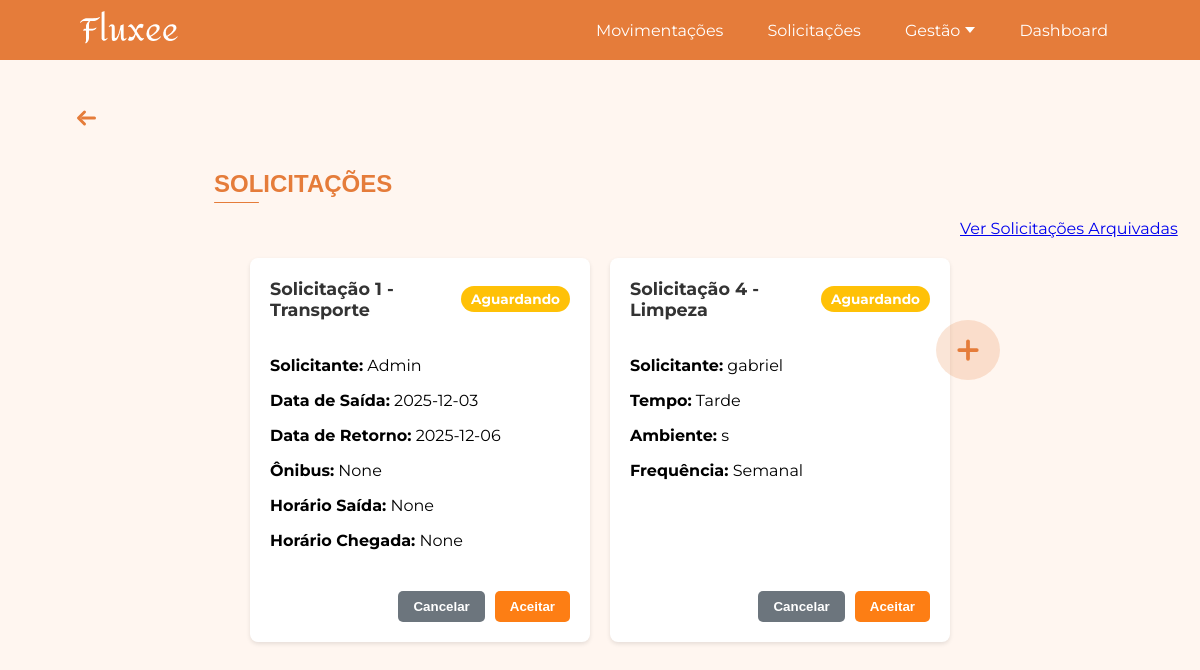
Page /solicitacoes/ (signed in) on the earlier database version.
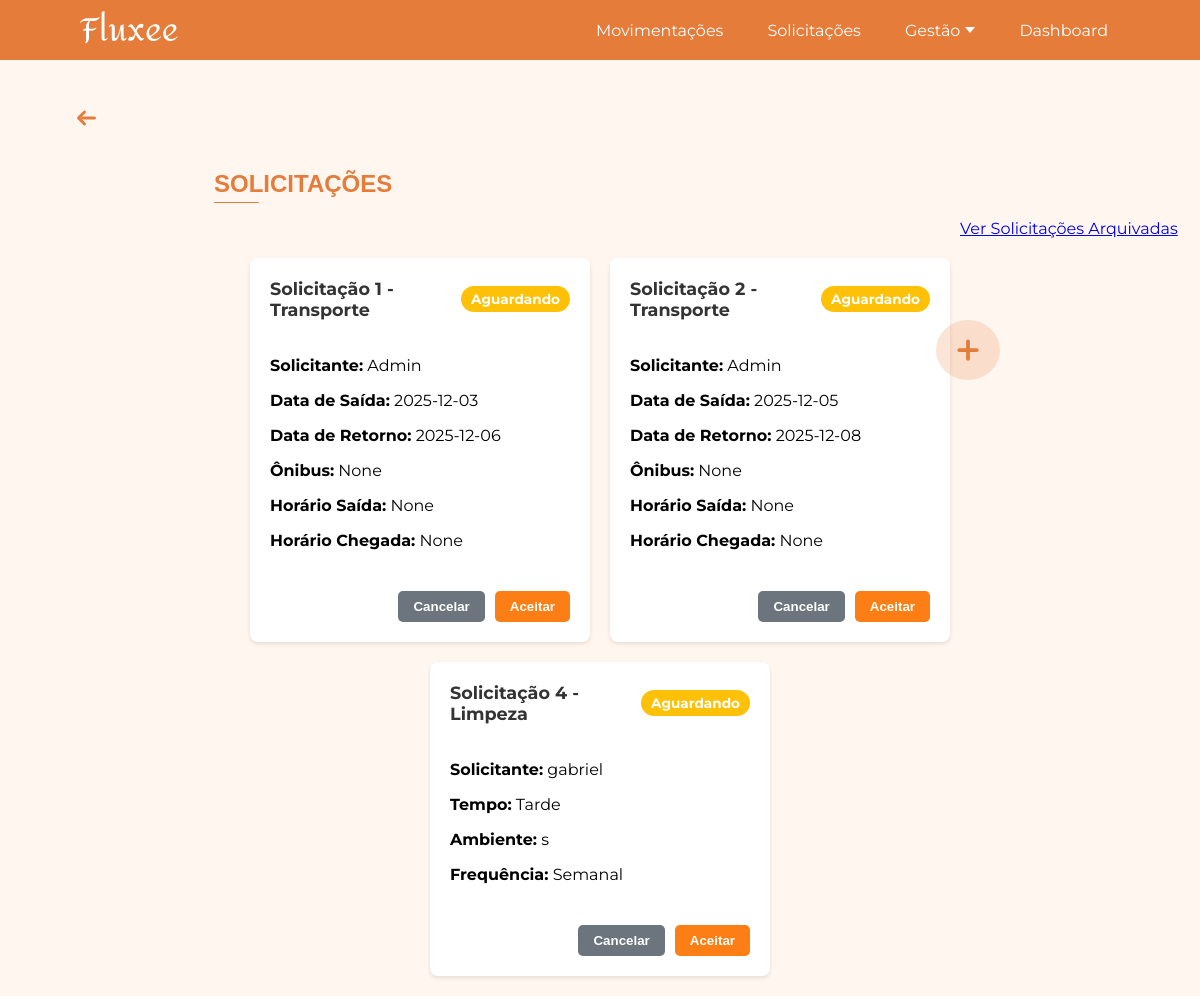
Same page on the later database version.
### app/models.py (models this page shows, shortened)
class SolicitacaoTransporte(db.Model):
    __tablename__ = 'solicitacao_transporte'
    id = db.Column(db.Integer, primary_key=True)
    solicitante = db.Column(db.String(200))
    servico_id = db.Column(db.Integer, db.ForeignKey('services.id'), nullable=True)
    data_saida = db.Column(db.String)
    data_retorno = db.Column(db.String)
    quantidade_de_onibus = db.Column(db.Integer)
    horario_de_saida = db.Column(db.String)
    horario_de_chegada = db.Column(db.String)
    status = db.Column(db.String(50), nullable=False, default="Aguardando")

class SolicitacaoLimpeza(db.Model):
    __tablename__ = 'solicitacao_limpeza'
    id = db.Column(db.Integer, primary_key=True)
    solicitante = db.Column(db.String(200))
    servico_id = db.Column(db.Integer, db.ForeignKey('services.id'), nullable=True)
    tempo = db.Column(db.String)
    ambiente = db.Column(db.String)
    frequencia = db.Column(db.String)
    status = db.Column(db.String(50), nullable=False, default="Aguardando")

### app/view.py (the view)
@app.route('/solicitacoes/')
@login_required
def solicitacoes():
    solicitacoes_produto_models = Solicitacao.query.options(db.joinedload(Solicitacao.disciplina), db.joinedload(Solicitacao.produto)).filter_by(status="Aguardando").all()
    solicitacoes_produto_dto = [
        SolicitacaoProdutoDTO(
            id=s.id,
            nome=s.nome,
            disciplina_nome=s.disciplina.nome if s.disciplina else "N/A",
            produto_nome=s.produto.nome if s.produto else "N/A",
            quantidade=s.quantidade,
            data_limite=s.data_limite,
            finalidade=s.finalidade,
            status=s.status
        ) for s in solicitacoes_produto_models
    ]
    solicitacoes_transporte_models = SolicitacaoTransporte.query.filter_by(status="Aguardando").all()
    solicitacoes_transporte_dto = [
        SolicitacaoTransporteDTO(
            id=s.id,
            solicitante=s.solicitante,
            servico_id=s.servico_id,
            data_saida=s.data_saida,
            data_retorno=s.data_retorno,
            quantidade_de_onibus=s.quantidade_de_onibus,
            horario_de_saida=s.horario_de_saida,
            horario_de_chegada=s.horario_de_chegada,
            status=s.status
        ) for s in solicitacoes_transporte_models
    ]
    solicitacoes_seguranca_models = SolicitacaoSeguranca.query.filter_by(status="Aguardando").all()
    solicitacoes_seguranca_dto = [
        SolicitacaoSegurancaDTO(
            id=s.id,
            solicitante=s.solicitante,
            servico_id=s.servico_id,
            data_inicio=s.data_inicio,
            area_atuacao=s.area_atuacao,
            turno=s.turno,
            status=s.status
        ) for s in solicitacoes_seguranca_models
    ]
    solicitacoes_limpeza_models = SolicitacaoLimpeza.query.filter_by(status="Aguardando").all()
    solicitacoes_limpeza_dto = [
        SolicitacaoLimpezaDTO(
            id=s.id,
            solicitante=s.solicitante,
            servico_id=s.servico_id,
            tempo=s.tempo,
            ambiente=s.ambiente,
            frequencia=s.frequencia,
            status=s.status
        ) for s in solicitacoes_limpeza_models
    ]
    solicitacoes = solicitacoes_produto_dto + solicitacoes_transporte_dto + solicitacoes_seguranca_dto + solicitacoes_limpeza_dto
    return render_template(
        'solicitacoes.html',
        solicitacoes=solicitacoes,
    )

### app/models.py (called while the page is built)
@login_manager.user_loader
def load_user(user_id):
    return User.query.get(int(user_id))

### app/templates/solicitacoes.html (shortened to what this page needs)
<!DOCTYPE html>
<html lang="pt-BR">
<head>
    <link rel="stylesheet" href="{{ url_for('static', filename='css/home.css') }}">
    <link rel="stylesheet" href="{{ url_for('static', filename='css/solicitacoes.css') }}">
</head>
<body>
    {% include 'componentes/alertas/alerta_sucesso.html' %}
    {% include 'componentes/header/header.html' %}
{% with texto="SOLICITAÇÕES" %}
        {% include 'componentes/titulos/titulo.html' %}
    {% endwith %}
    <div class="gestao-botao">
        {% include 'componentes/botoes/botao_gestao_add_solicitacao.html' %}
    </div>
    <div style="margin-left: 80vw;" class="link-arquivados">
        <a href="{{ url_for('solicitacoes_arquivadas') }}">Ver Solicitações Arquivadas</a>
    </div>
    <div class="solicitacoes-container">
        {% for solicitacao in solicitacoes %}
            {% include 'componentes/cards/card_solicitacao.html' %}
        {% endfor %}
    </div>
</body>
</html>

### app/templates/componentes/cards/card_solicitacao.html
<div class="solicitacao-card">
    <div class="header">
        <span class="id-solicitacao">Solicitação {{ solicitacao.id }} - {{ solicitacao.categoria }}</span>
        <span class="status {{ solicitacao.status | lower }}">{{ solicitacao.status }}</span>
    </div>
    <div class="content">
        <p><strong>Solicitante:</strong> {{ solicitacao.solicitante }}</p>
        {% if solicitacao.categoria == "Transporte" %}
            <p><strong>Data de Saída:</strong> {{ solicitacao.data_saida }}</p>
            <p><strong>Data de Retorno:</strong> {{ solicitacao.data_retorno }}</p>
            <p><strong>Ônibus:</strong> {{ solicitacao.quantidade_de_onibus }}</p>
            <p><strong>Horário Saída:</strong> {{ solicitacao.horario_de_saida }}</p>
            <p><strong>Horário Chegada:</strong> {{ solicitacao.horario_de_chegada }}</p>
        {% elif solicitacao.categoria == "Limpeza" %}
            <p><strong>Tempo:</strong> {{ solicitacao.tempo }}</p>
            <p><strong>Ambiente:</strong> {{ solicitacao.ambiente }}</p>
            <p><strong>Frequência:</strong> {{ solicitacao.frequencia }}</p>
        {% elif solicitacao.categoria == "Segurança" %}
            <p><strong>Data de Início:</strong> {{ solicitacao.data_inicio }}</p>
            <p><strong>Área de Atuação:</strong> {{ solicitacao.area_atuacao }}</p>
            <p><strong>Turno:</strong> {{ solicitacao.turno }}</p>
        {% elif solicitacao.categoria == "Produto" %}
            <p><strong>Nome:</strong> {{ solicitacao.nome }}</p>
            <p><strong>Finalidade:</strong> {{ solicitacao.finalidade }}</p>
        {% endif %}
    </div>
    <div class="actions">
        {% if solicitacao.status != "Concluido" and solicitacao.status != "Cancelado" %}
        <button type="button" class="btn-cancelar open-confirmation-modal"
                data-solicitacao-id="{{ solicitacao.id }}"
                data-solicitacao-categoria="{{ solicitacao.categoria }}"
                data-new-status="Cancelado"
                data-confirmation-message="Tem certeza que deseja cancelar esta solicitação (ID: {{ solicitacao.id }})?">
            Cancelar
        </button>
        <button type="button" class="btn-aceitar open-confirmation-modal"
                data-solicitacao-id="{{ solicitacao.id }}"
                data-solicitacao-categoria="{{ solicitacao.categoria }}"
                data-new-status="Concluido"
                data-confirmation-message="Tem certeza que deseja aceitar esta solicitação (ID: {{ solicitacao.id }})?">
            Aceitar
        </button>
        {% endif %}
    </div>
</div>

Differences in the rows shown:
added SolicitacaoTransporte: id "2", categoria "Transporte", status "Aguardando", solicitante "Admin", data_saida "2025-12-05", data_retorno "2025-12-08", quantidade_de_onibus "None", horario_de_saida "None", horario_de_chegada "None"
